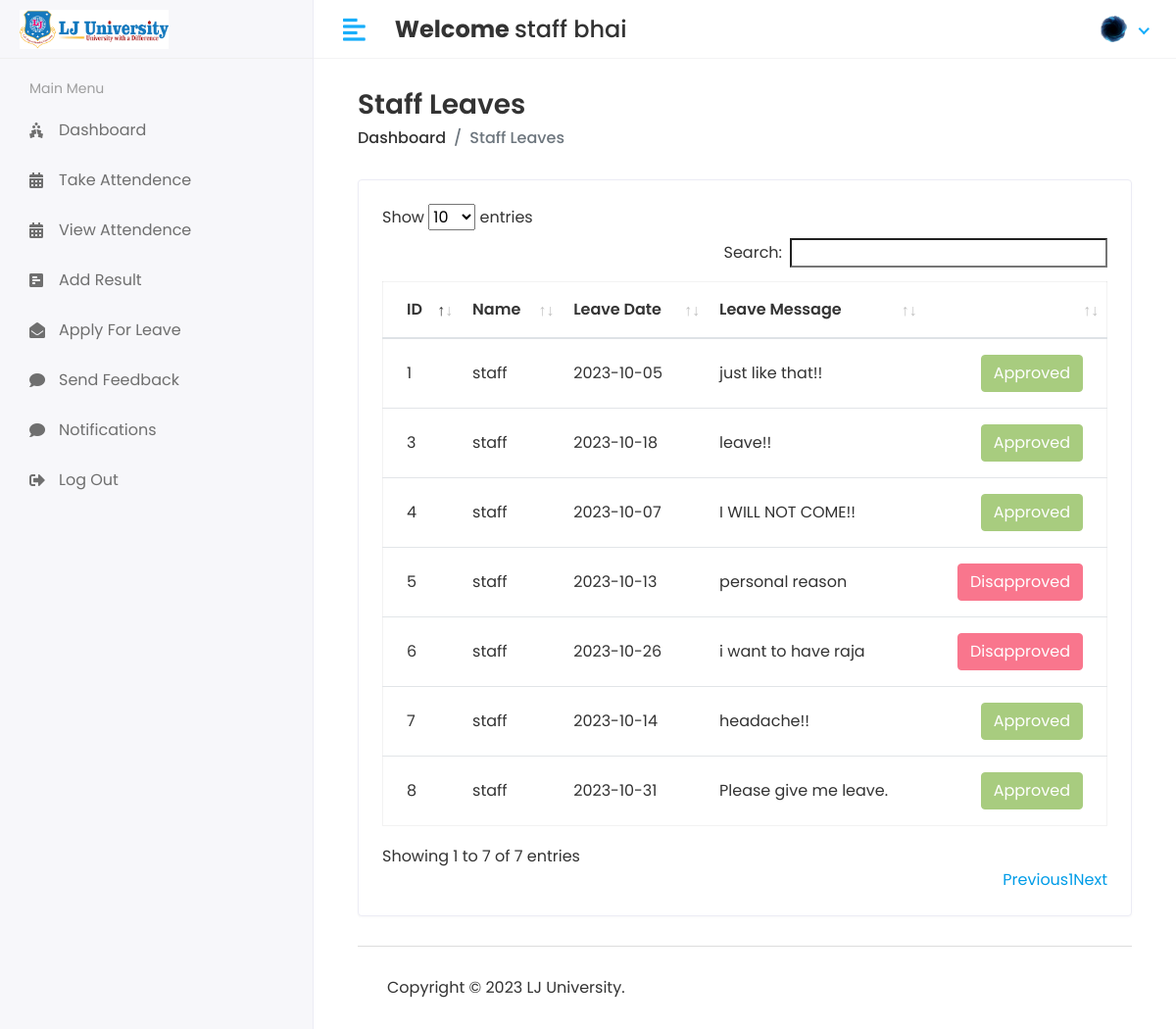
Page /Hod/Staff/View_Leave (signed in) on the committed database.
### app/models.py (models this page shows, shortened)
class CustomUser(AbstractUser):
    USER = (
        (1,"HOD"),
        (2,"STAFF"),
        (3,"STUDENT"),
    )
    user_type=models.CharField(choices=USER, max_length=50, default=1)
    profile_pic = models.ImageField(upload_to='media/profile_pic')

class Staff_Leave(models.Model):
    staff_id = models.ForeignKey(Staff,on_delete=models.CASCADE)
    date = models.CharField(max_length=100)
    message = models.TextField()
    created_at = models.DateTimeField(auto_now_add=True)
    updated_at = models.DateTimeField(auto_now_add=True)
    status = models.IntegerField(default=0)

class Staff(models.Model):
    admin = models.OneToOneField(CustomUser, on_delete=models.CASCADE)
    address = models.TextField()
    gender = models.CharField(max_length=100)
    created_at = models.DateTimeField(auto_now_add=True)
    updated_at = models.DateTimeField(auto_now=True)

### student_management_system/Hod_views.py (the view)
# urls.py: path("Hod/Staff/View_Leave", Hod_views.STAFF_LEAVE_VIEW, name="hod_staff_leave"),
@login_required(login_url="/")
def STAFF_LEAVE_VIEW(request):
    staff_leave = Staff_Leave.objects.all()
    context = {"staff_leave": staff_leave}
    return render(request, "Hod/staff_leave.html", context)

### templates/Hod/staff_leave.html (shortened to what this page needs)
{% extends 'base.html' %} {% block content %}
<div class="content container-fluid">
  <div class="page-header">
    <div class="row align-items-center">
      <div class="col">
        <h3 class="page-title">Staff Leaves</h3>
        <ul class="breadcrumb">
          <li class="breadcrumb-item"><a href="index.html">Dashboard</a></li>
          <li class="breadcrumb-item active">Staff Leaves</li>
        </ul>
      </div>
    </div>
  </div>
  <div class="row">
    <div class="col-sm-12">
      <div class="card card-table">
        <div class="card-body">
          <div class="table-responsive">
            <table id="table_id" class="table table-hover table-center mb-0">
              <thead>
                <tr>
                  <th>ID</th>
                  <th>Name</th>
                  <th>Leave Date</th>
                  <th>Leave Message</th>
                  <th></th>
                </tr>
              </thead>
              <tbody>
                {% for i in staff_leave %}
                <tr>
                  <td>{{i.id}}</td>
                  <td>{{i.staff_id.admin.first_name}}</td>
                  <td>{{i.date}}</td>
                  <td>{{i.message}}</td>
                  <td class="text-right">
                    <div class="actions">
                      {% if i.status == 0 %}
                        <a
                           href="{% url 'approve_staff_leave' i.id %}"
                           class="btn btn-success"
                        >
                           Approve
                        </a>
                        <a
                           href="{% url 'disapprove_staff_leave' i.id %}"
                           class="btn btn-danger"
                        >
                           Disapprove
                        </a>
                      {% elif i.status == 1 %}
                        <button
                           class="btn btn-success" disabled
                        >
                           Approved
                     </button>
                      {% else %}
                        <button
                           class="btn btn-danger" disabled
                        >
                           Disapproved
                        </button>
                        {% endif %}
                    </div>
                  </td>
                </tr>
                {% endfor %}
              </tbody>
            </table>
          </div>
        </div>
      </div>
    </div>
  </div>
  {% endblock %}

### templates/includes/header.html (shortened to what this page needs)
{%load static%}
<div class="header">
    <div class="header-left">
        <a class="logo">
            <img src="{% static 'assets/img/LJ_logo.jpeg' %}" alt="Logo">
        </a>
    </div>
    <a href="javascript:void(0);" id="toggle_btn">
        <i class="fas fa-align-left"></i>
    </a>
    <div class="top-nav-search mt-3">
        <h4><strong>Welcome </strong> <span>{{user.first_name}} {{user.last_name}}</span></h4>
    </div>
    <ul class="nav user-menu">
        <li class="nav-item dropdown has-arrow">
            <a href="#" class="dropdown-toggle nav-link" data-toggle="dropdown">
                {% if user.profile_pic == "" %}
                <span class="user-img"><img class="rounded-circle" src="{% static 'assets/img/img_n_f.jpg' %}"
                    width="31" alt="Ryan Taylor"></span>
                    {% else %}
                    <span class="user-img"><img class="rounded-circle" src="/{{user.profile_pic}}"
                        width="31" alt="Ryan Taylor"></span>
                {% endif %}
            </a>
        </li>
    </ul>
</div>

### static/assets/css/style.css (style rules this page uses)
html { height: 100%; }
body { background-color: #fff; color: #333; font-family: 'Poppins', sans-serif; font-size: 1rem; height: 100%; line-height: 1.5; overflow-x: hidden; }
h1, h2, h3, h4, h5, h6 { font-family: 'Poppins', sans-serif; margin-top: 0; }
a { color: #009ce7; }
input, button, a { transition: all 0.4s ease; -moz-transition: all 0.4s ease; -o-transition: all 0.4s ease; -ms-transition: all 0.4s ease; -webkit-transition: all 0.4s ease; }
input, input:focus, button, button:focus { outline: none; }
ul, ol { padding: 0px; list-style: none; }
.table { color: #333; max-width: 100%; margin-bottom: 0; width: 100%; }
.table.dataTable { border-collapse: collapse !important; border: 1px solid rgba(0, 0, 0, 0.05); }
.table thead tr th { font-weight: 600; }
.table tbody tr { border-bottom: 1px solid rgba(0, 0, 0, 0.05); }
.table.table-center td, .table.table-center th { vertical-align: middle; }
.card-table .card-body .table > thead > tr > th { border-top: 0; }
.card-table .card-body .table tr td:first-child, .card-table .card-body .table tr th:first-child { padding-left: 1.5rem; }
.card-table .card-body .table tr td:last-child, .card-table .card-body .table tr th:last-child { padding-right: 1.5rem; }
.card-table .table td, .card-table .table th { border-top: 1px solid #e2e5e8; padding: 1rem 0.75rem; white-space: nowrap; }
.btn-success { background-color: #7bb13c; border: 1px solid #7bb13c }
.btn-success.disabled, .btn-success:disabled { background-color: #7bb13c; border-color: #7bb13c; color: #fff; }
.btn-danger { background-color: #e84646; border: 1px solid #e84646; }
.btn-danger.disabled, .btn-danger:disabled { background-color: #f62d51; border-color: #f62d51; color: #fff; }
.card { border: 1px solid #ececf5; box-shadow: 0 1px 3px 0 rgba(0, 0, 0, 0.03); margin-bottom: 1.875rem; }
.card-body { padding: 1.5rem; }
.header { background-color: #fff; border-bottom: 1px solid #f3f3f4; left: 0; position: fixed; right: 0; top: 0; z-index: 1001; height: 60px; }
.header .header-left { float: left; height: 60px; padding: 0 20px; position: relative; width: 320px; z-index: 1; transition: all 0.2s ease-in-out; background-color: #f7f7fa; border-bottom: 1px solid #efefef; border-right: 1px solid #ececf5; display: flex; align-items: center; }
.header .header-left .logo { display: inline-block; line-height: 60px; }
.header .header-left .logo img { max-height: 40px; width: auto; }
.header .dropdown-toggle:after { display: none; }
.header .has-arrow .dropdown-toggle:after { border-top: 0; border-left: 0; border-bottom: 2px solid #18aefa; border-right: 2px solid #18aefa; content: ''; height: 8px; display: inline-block; pointer-events: none; -webkit-transform-origin: 66% 66%; -ms-transform-origin: 66% 66%; transform-origin: 66% 66%; -webkit-transform: rotate(45deg); -ms-transform: rotate(45deg); transform: rotate(45deg); -webkit-transition: all 0.15s ease-in-out; transition: all 0.15s ease-in-out; width: 8px; vertical-align: 0px; }
.user-menu { float: right; margin: 0; position: relative; z-index: 99; padding-right: 15px; }
.user-menu.nav > li > a { color: #a0a0a0; font-size: 14px; line-height: 58px; padding: 0 15px; height: 60px; }
.user-img { margin-right: 3px; position: relative; }
.top-nav-search { float: left; margin-left: 15px; }
.page-header { margin-bottom: 1.875rem; }
.page-header .breadcrumb { background-color: transparent; color: #6c757d; font-size: 1rem; font-weight: 500; margin-bottom: 0; padding: 0; }
.page-header .breadcrumb a { color: #333; }
.page-title { font-size: 28px; font-weight: 600; color: #333; margin-bottom: 5px; }
@media (min-width: 992px) { #toggle_btn { align-items: center; color: #18aefa; display: inline-flex; float: left; font-size: 26px; height: 60px; justify-content: center; margin-left: 15px; padding: 0 15px; } }

### rows in the picture
CustomUser: first_name "staff", last_name "bhai", profile_pic (picture)
Staff_Leave: id "1", staff_id.admin.first_name "staff", date "2023-10-05", message "just like that!!", status "Approved"
Staff_Leave: id "3", staff_id.admin.first_name "staff", date "2023-10-18", message "leave!!", status "Approved"
Staff_Leave: id "4", staff_id.admin.first_name "staff", date "2023-10-07", message "I WILL NOT COME!!", status "Approved"
Staff_Leave: id "5", staff_id.admin.first_name "staff", date "2023-10-13", message "personal reason", status "Disapproved"
Staff_Leave: id "6", staff_id.admin.first_name "staff", date "2023-10-26", message "i want to have raja", status "Disapproved"
Staff_Leave: id "7", staff_id.admin.first_name "staff", date "2023-10-14", message "headache!!", status "Approved"
Staff_Leave: id "8", staff_id.admin.first_name "staff", date "2023-10-31", message "Please give me leave.", status "Approved"
